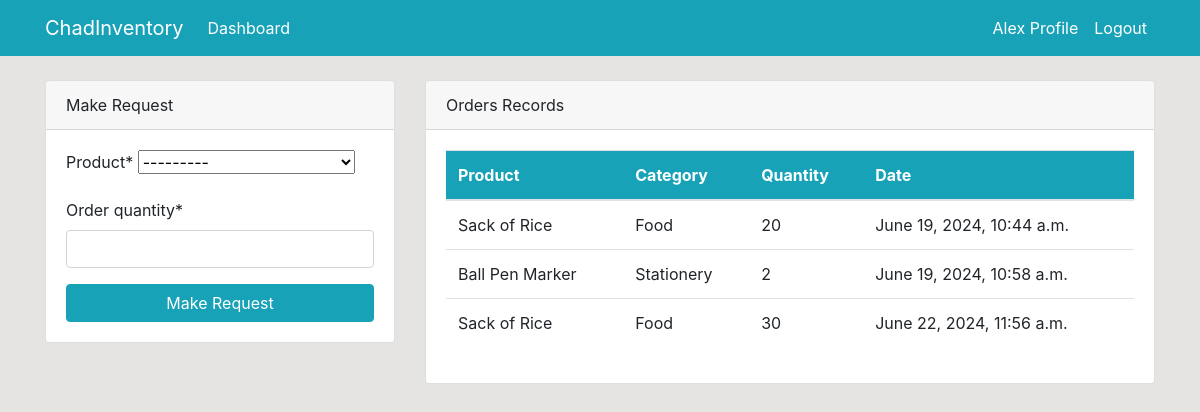
Page /dashboard/ (signed in) on the committed database.
### dashboard/models.py (models this page shows, shortened)
class Order(models.Model):
    Product = models.ForeignKey(Product,on_delete=models.CASCADE, null=True)
    Staff = models.ForeignKey(User, on_delete=models.CASCADE,null=True)
    order_quantity = models.PositiveBigIntegerField(null=True)
    date = models.DateTimeField(auto_now_add=True)
    class Meta:
        verbose_name_plural = 'Order'

class Product(models.Model):
    name = models.CharField(max_length=100,  null=True)
    category = models.CharField(max_length=20, choices=CATEGORY, null=True)
    quantity = models.PositiveBigIntegerField(null=True)
    class Meta:
        verbose_name_plural = 'Product'
    def __str__(self):
        return f'{self.name} : {self.quantity}'

### dashboard/views.py (the view)
# urls.py: path('dashboard/', views.index, name='dashboard-index'),
@login_required
def index(request):
    orders = Order.objects.all()
    products = Product.objects.all()
    orders_count = orders.count()
    items_count =products.count()
    workers_count = User.objects.all().count()
    if request.method == 'POST':
        form = OrderForm(request.POST)
        if form.is_valid():
            instance=form.save(commit=False)
            instance.Staff = request.user
            instance.save()
            return redirect('dashboard-index')
    else:
        form = OrderForm()
    context = {
        'orders':orders,
        'form': form,
        'products': products,
        'orders_count':orders_count,
        'items_count':items_count,
        'workers_count': workers_count,
    }
    return render(request, 'dashboard/index.html', context)

### dashboard/forms.py
class OrderForm(forms.ModelForm):
    class Meta:
        model = Order
        fields = ['Product','order_quantity']

### templates/dashboard/index.html (shortened to what this page needs)
{% extends 'partials/base.html'%}
{%block content%}
{%if user.is_authenticated and user.is_staff and user.is_superuser%}
{% include 'partials/topnav.html'%}
     <div class="container">
        <div class="row my-5">
            <div class="col-md-6">
                <div class="bg-white">
                    <canvas id="myChart1" width="400" height="300"></canvas>
                    <script>
                        var ctx = document.getElementById('myChart1').getContext('2d');
                        var myChart1 = new Chart(ctx, {
                            type: 'pie',
                            data: {
                                labels: [{% for order in orders%}'{{ order.Product.name}}', {%endfor%}],
                                datasets: [{
                                    label: 'orders',
                                    data: [{% for order in orders %} {{order.order_quantity}},{% endfor %}],
                                    backgroundColor: [
                                        'rgba(255, 99, 132, 1)',
                                        'rgba(54, 162, 235, 1)',
                                        'rgba(255, 206, 86, 1)',
                                        'rgba(75, 192, 192, 1)',
                                        'rgba(153, 102, 255, 1)',
                                        'rgba(255, 159, 64, 1)',
                                        'rgba(25, 9, 132, 1)',
                                        'rgba(54, 162, 235, 1)',
                                        'rgba(255, 26, 8, 1)',
                                        'rgba(7, 12, 192, 1)',
                                        'rgba(13, 2, 255, 1)',
                                        'rgba(255, 15, 4, 1)',
                                    ],
                                    borderColor: [
                                        'rgba(255, 99, 132, 1)',
                                        'rgba(54, 162, 235, 1)',
                                        'rgba(255, 206, 86, 1)',
                                        'rgba(75, 192, 192, 1)',
                                        'rgba(153, 102, 255, 1)',
                                        'rgba(255, 19, 64, 1)',
                                        'rgba(25, 9, 132, 1)',
                                        'rgba(54, 162, 235, 1)',
                                        'rgba(255, 26, 8, 1)',
                                        'rgba(7, 12, 192, 1)',
                                        'rgba(13, 2, 255, 1)',
                                        'rgba(255, 15, 4, 1)',
                                    ],
                                    borderWidth: 1
                                }]
                            },
                            options: {
                                scales: {
                                    yAxes: [{
                                        ticks: {
                                            beginAtZero: true
                                        }
                                    }]
                                }
                            }
                        });
                    </script>
                </div>
            </div>
            <div class="col-md-6">
                <div class="bg-white">
                    <canvas id="myChart" width="400" height="300"></canvas>
                    <script>
                        var ctx = document.getElementById('myChart').getContext('2d');
                        var myChart = new Chart(ctx, {
                            type: 'bar',
                            data: {
                                labels: [{%for product in products%} '{{product.name}}', {%endfor%}],
                                datasets: [{
                                    label: 'Products',
                                    data: [{%for product in products%} {{product.quantity}}, {%endfor%}],
                                    backgroundColor: [
                                        'rgba(255, 99, 132, 1)',
                                        'rgba(54, 162, 235, 1)',
                                        'rgba(255, 206, 86, 1)',
                                        'rgba(75, 192, 192, 1)',
                                        'rgba(153, 102, 255, 1)',
                                        'rgba(255, 159, 64, 1)',
                                        'rgba(25, 9, 132, 1)',
                                        'rgba(54, 162, 235, 1)',
                                        'rgba(255, 26, 8, 1)',
                                        'rgba(7, 12, 192, 1)',
                                        'rgba(13, 2, 255, 1)',
                                        'rgba(255, 15, 4, 1)',
                                    ],
                                    borderColor: [
                                        'rgba(255, 99, 132, 1)',
                                        'rgba(54, 162, 235, 1)',
                                        'rgba(255, 206, 86, 1)',
                                        'rgba(75, 192, 192, 1)',
                                        'rgba(153, 102, 255, 1)',
                                        'rgba(255, 159, 64, 1)',
                                        'rgba(25, 9, 132, 1)',
                                        'rgba(54, 162, 235, 1)',
                                        'rgba(255, 26, 8, 1)',
                                        'rgba(7, 12, 192, 1)',
                                        'rgba(13, 2, 255, 1)',
                                        'rgba(72, 15, 4, 1)',
                                    ],
                                    borderWidth: 1
                                }]
                            },
                            options: {
                                scales: {
                                    yAxes: [{
                                        ticks: {
                                            beginAtZero: true
                                        }
                                    }]
                                }
                            }
                        });
                    </script>
                </div>
            </div>
        </div>
    </div>
{%else%}
{%include 'dashboard/Staff_index.html'%}
{%endif%}
{%endblock%}

### templates/partials/nav.html (shortened to what this page needs)
<nav class="navbar navbar-expand-lg navbar-light bg-info">
    <div class="container">
        {% if request.resolver_match.url_name == 'user-logout' or request.resolver_match.url_name == 'user-login' or request.resolver_match.url_name == 'user-register' %}
            <ul class="navbar-nav ml-auto">
                <li class="nav-item active">
                    <a class="nav-link text-white" href="{% url 'user-register' %}">Register <span class="sr-only">(current)</span></a>
                </li>
                <li class="nav-item">
                    <a class="nav-link text-white" href="{% url 'user-login' %}">Login</a>
                </li>
            </ul>
        {% else %}
            <a class="navbar-brand text-white" href="{% url 'dashboard-index' %}">ChadInventory</a>
            <div class="collapse navbar-collapse" id="navbarSupportedContent">
                <ul class="navbar-nav mr-auto">
                    <li class="nav-item active">
                        <a class="nav-link text-white" href="{% url 'dashboard-index' %}"> Dashboard <span class="sr-only">(current)</span></a>
                    </li>
                </ul>
                {% if user.is_authenticated %}
                    <ul class="navbar-nav ml-auto">
                        <li class="nav-item active">
                            <a class="nav-link text-white" href="{% url 'user-profile'%}">{{user.username}} Profile <span class="sr-only">(current)</span></a>
                        </li>
                        <li class="nav-item">
                            <a class="nav-link text-white" href="{% url 'user-logout' %}">Logout</a>
                        </li>
                    </ul>
                {% endif %}
            </div>
        {% endif %}
    </div>
</nav>

### templates/dashboard/staff_index.html (shortened to what this page needs)
{%load crispy_forms_tags%}
<div class="container">
        <div class="row mt-4">
            <div class="col-md-4">
                <div class="card">
                    <div class="card-header">
                        Make Request
                    </div>
                    <div class="card-body">
                        <form method="POST">
                            {{form|crispy}}
                            <input class="btn btn-info btn-block" type="submit" value="Make Request">
                        </form>
                    </div>
                </div>
            </div>
            <div class="col-md-8">
                <div class="card">
                    <div class="card-header">
                        Orders Records
                    </div>
                    <div class="card-body">
                        <table class="table bg-white">
                            <thead class="bg-info text-white">
                                <tr>
                                    <th scope="col">Product</th>
                                    <th scope="col">Category</th>
                                    <th scope="col">Quantity</th>
                                    <th scope="col">Date</th>
                                </tr>
                            </thead>
                            <tbody>
                                {% for order in orders %}
                                {% if order.Staff == user %}
                                <tr>
                                    <td>{{order.Product.name}}</td>
                                    <td>{{order.Product.category}}</td>
                                    <td>{{order.order_quantity}}</td>
                                    <td>{{order.date}}</td>
                                </tr>
                                {%endif%}
                                {% endfor %}
                            </tbody>
                        </table>
                    </div>
                </div>
            </div>
        </div>
</div>

### static/style.css (style rules this page uses)
body { background-color: rgb(230, 227,227); }

### rows in the picture
Order: Product.name "Sack of Rice", Product.category "Food", order_quantity "20", date "June 19, 2024, 10:44 a.m."
Order: Product.name "Ball Pen Marker", Product.category "Stationery", order_quantity "2", date "June 19, 2024, 10:58 a.m."
Order: Product.name "Sack of Rice", Product.category "Food", order_quantity "30", date "June 22, 2024, 11:56 a.m."

### other values in the picture
{{ user.username }} "Alex"
